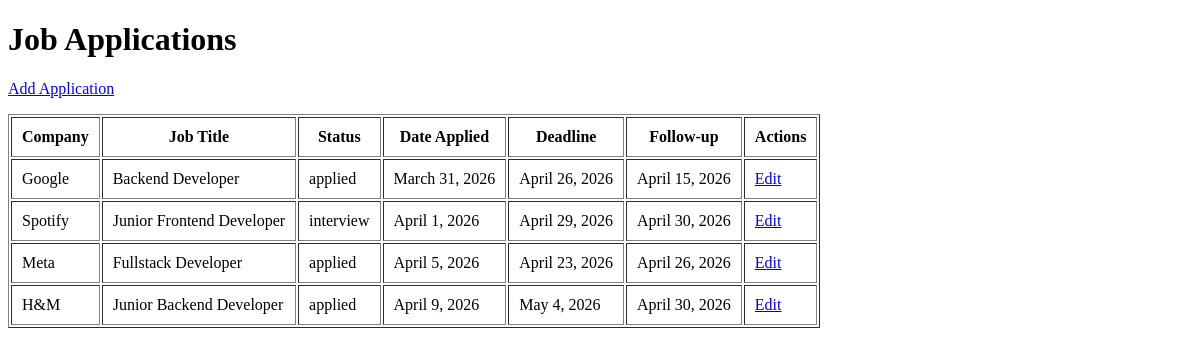
Before: / with the older database file.
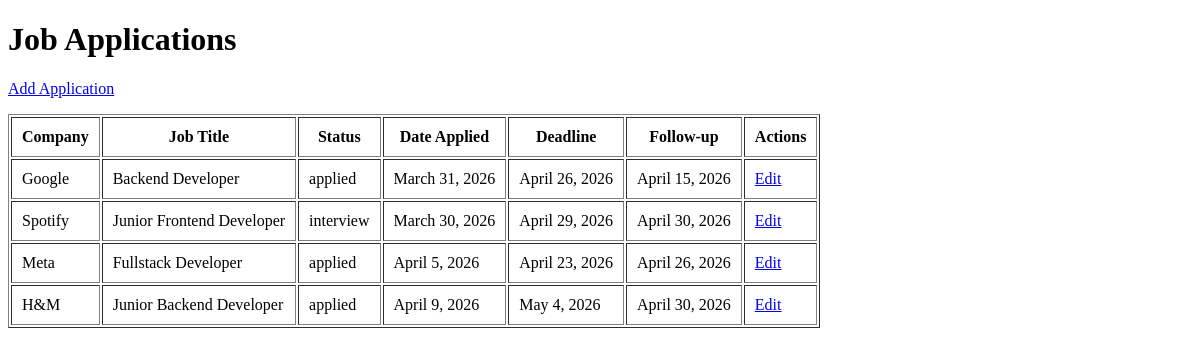
After: the same page with the newer database file.
### tracker/models.py (models this page shows, shortened)
class JobApplication(models.Model):
    STATUS_CHOICES = [
        ("applied", "Applied"),
        ("interview", "Interview"),
        ("offer", "Offer"),
        ("rejected", "Rejected"),
        ("withdrawn", "Withdrawn"),
    ]
    company_name = models.CharField(max_length=100)
    job_title = models.CharField(max_length=100)
    status = models.CharField(
        max_length=20,
        choices=STATUS_CHOICES,
        default="applied",
    )
    date_applied = models.DateField()
    deadline = models.DateField(blank=True, null=True)
    follow_up_date = models.DateField(blank=True, null=True)
    contact_email = models.EmailField(blank=True)
    job_link = models.URLField(blank=True)
    notes = models.TextField(blank=True)

### tracker/views.py (the view)
# urls.py: path("", views.application_list, name="application_list"),
def application_list(request):
    applications = JobApplication.objects.all()
    return render(
        request,
        "tracker/application_list.html",
        {"applications": applications},
    )

### tracker/templates/tracker/application_list.html
{% extends "tracker/base.html" %} {% block content %}
<h1>Job Applications</h1>
<p>
  <a href="{% url 'add_application' %}">Add Application</a>
</p>
{% if applications %}
<table border="1" cellpadding="10">
  <thead>
    <tr>
      <th>Company</th>
      <th>Job Title</th>
      <th>Status</th>
      <th>Date Applied</th>
      <th>Deadline</th>
      <th>Follow-up</th>
      <th>Actions</th>
    </tr>
  </thead>
  <tbody>
    {% for application in applications %}
    <tr>
      <td>{{ application.company_name }}</td>
      <td>{{ application.job_title }}</td>
      <td>{{ application.status }}</td>
      <td>{{ application.date_applied }}</td>
      <td>{{ application.deadline }}</td>
      <td>{{ application.follow_up_date }}</td>
      <td>
        <a href="{% url 'edit_application' application.pk %}">Edit</a>
      </td>
    </tr>
    {% endfor %}
  </tbody>
</table>
{% else %}
<p>No job applications found.</p>
{% endif %} {% endblock %}

Changed rows visible on the page:
changed JobApplication "Spotify": date_applied "April 1, 2026" → "March 30, 2026"
